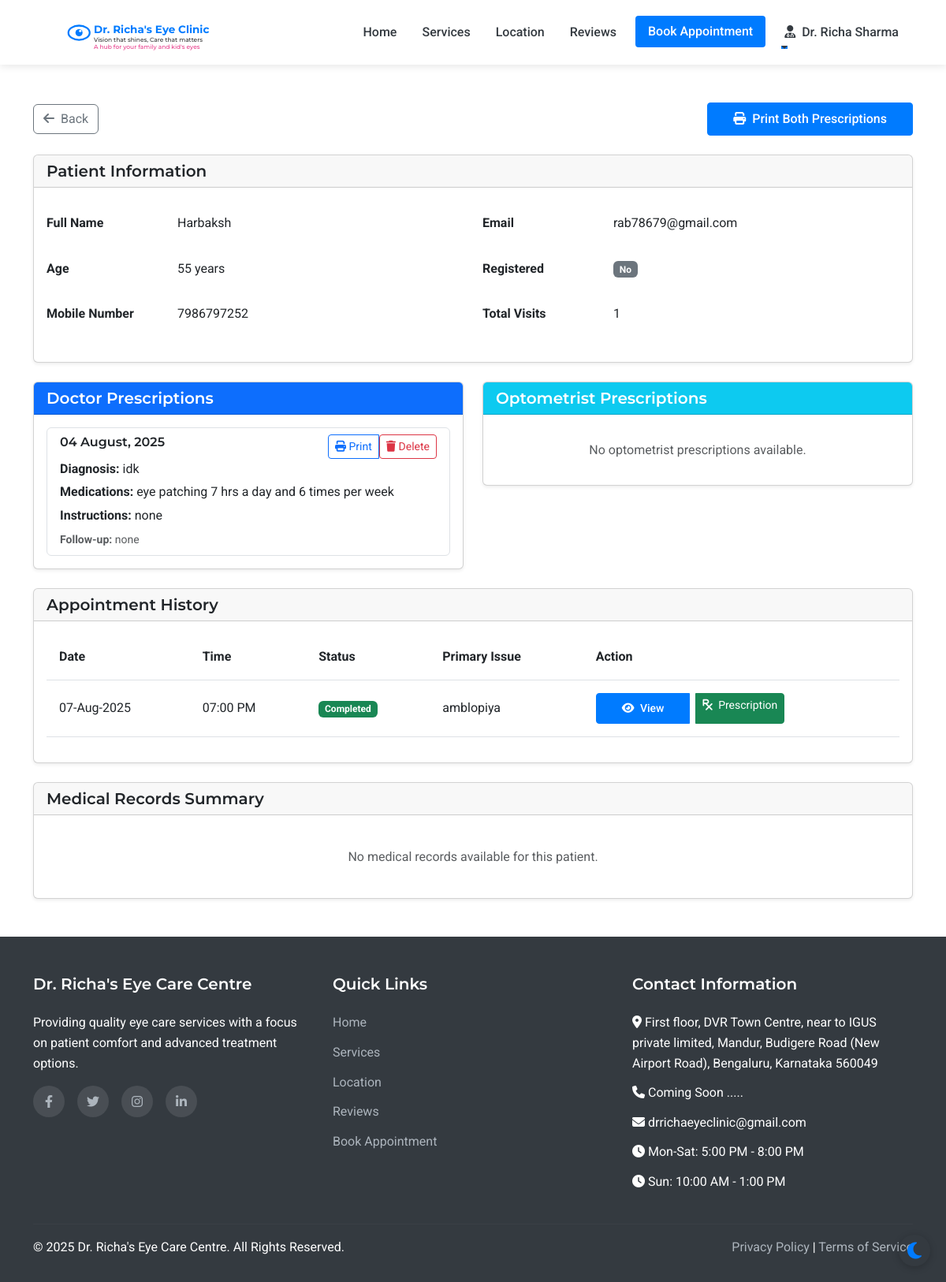
/admin/patient/1 (signed in), run on an earlier commit of the app's database.
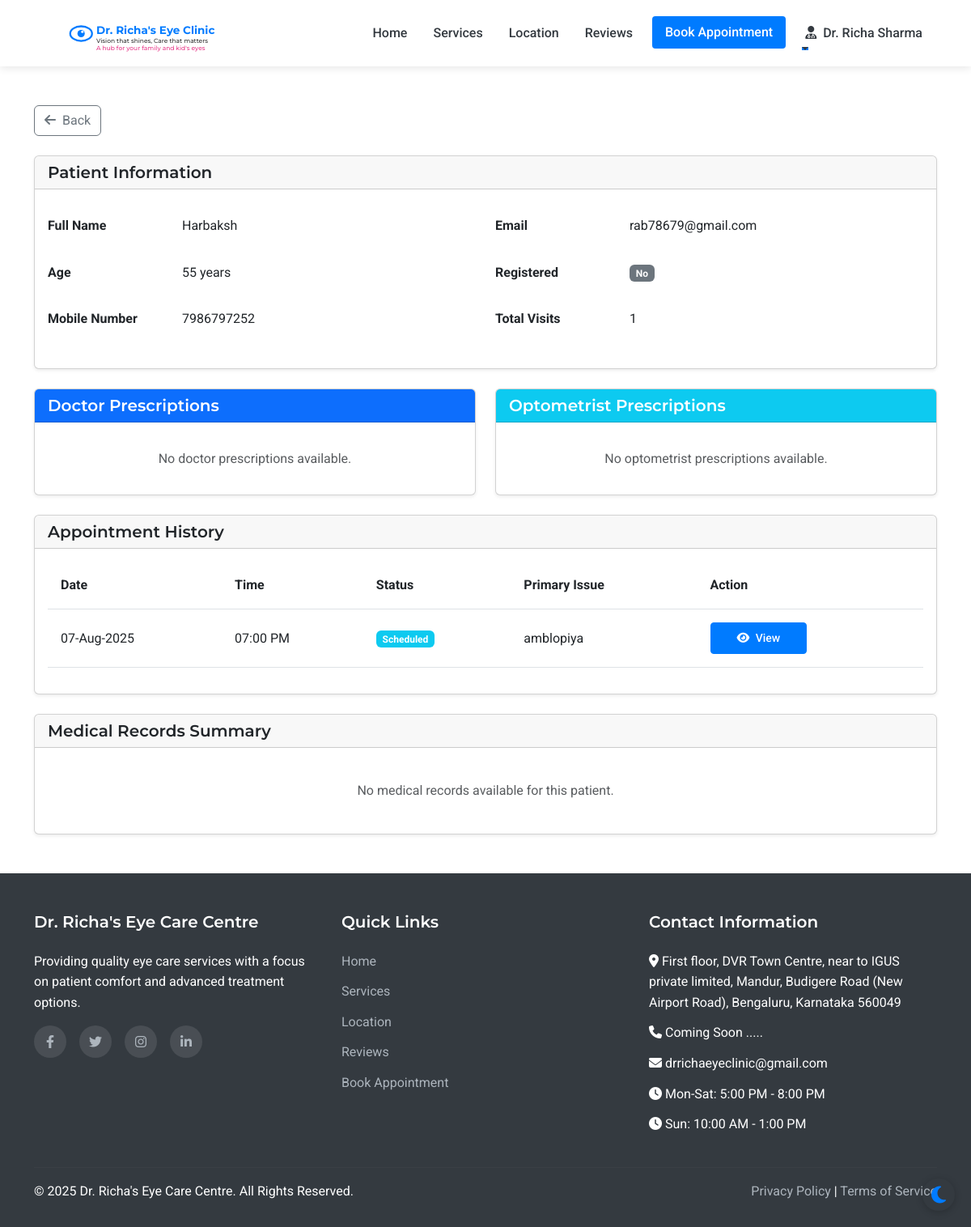
And on a later commit of the database.
### models.py (models this page shows, shortened)
class DoctorPrescription(db.Model):
    id = db.Column(db.Integer, primary_key=True)
    patient_id = db.Column(db.Integer, db.ForeignKey('patient.id'), nullable=False)
    doctor_id = db.Column(db.Integer, db.ForeignKey('doctor.id'), nullable=False)
    prescription_date = db.Column(db.DateTime, default=datetime.utcnow)
    left_eye_findings = db.Column(db.Text, nullable=True)
    right_eye_findings = db.Column(db.Text, nullable=True)
    diagnosis = db.Column(db.Text, nullable=True)
    complaints = db.Column(db.Text, nullable=True)
    history = db.Column(db.Text, nullable=True)
    examination_notes = db.Column(db.Text, nullable=True)
    investigation = db.Column(db.Text, nullable=True)
    fall_risk = db.Column(db.Text, nullable=True)
    immunization = db.Column(db.Text, nullable=True)
    medications = db.Column(db.Text, nullable=True)
    prescribed_eyewear = db.Column(db.Text, nullable=True)
    prognosis = db.Column(db.Text, nullable=True)
    nutritional_advice = db.Column(db.Text, nullable=True)
    plan_of_care = db.Column(db.Text, nullable=True)
    instructions = db.Column(db.Text, nullable=True)
    follow_up = db.Column(db.Text, nullable=True)
    referral_reason = db.Column(db.Text, nullable=True)
    referred_to_cc = db.Column(db.String(200), nullable=True)
    comments = db.Column(db.Text, nullable=True)
    remarks_for_counselor = db.Column(db.Text, nullable=True)
    created_at = db.Column(db.DateTime, default=datetime.utcnow)

class Appointment(db.Model):
    id = db.Column(db.Integer, primary_key=True)
    patient_id = db.Column(db.Integer, db.ForeignKey('patient.id'), nullable=False)
    appointment_date = db.Column(db.Date, nullable=False)
    appointment_time = db.Column(db.Time, nullable=False)
    primary_issue = db.Column(db.Text, nullable=True)
    referral_info = db.Column(db.String(255), nullable=True)
    status = db.Column(db.String(20), default='scheduled')  # scheduled, completed, cancelled
    created_at = db.Column(db.DateTime, default=datetime.utcnow)
    consultation_fee = db.Column(db.Float, nullable=False, default=500.0)
    payment_status = db.Column(db.String(20), default='pending')  # pending, paid

### routes.py (the view)
@app.route('/admin/patient/<int:patient_id>')
@login_required
def admin_patient_view(patient_id):
    if not (isinstance(current_user, Admin) or isinstance(current_user, Assistant) or isinstance(current_user, Doctor)):
        flash('Access denied. Staff privileges required.', 'danger')
        return redirect(url_for('index'))
    if isinstance(current_user, Assistant):
        return_url = url_for('assistant_dashboard')
    elif isinstance(current_user, Doctor):
        return_url = url_for('admin_dashboard')
    else:
        return_url = url_for('admin_dashboard')
    patient = Patient.query.get_or_404(patient_id)
    appointments = Appointment.query.filter_by(patient_id=patient_id).order_by(desc(Appointment.appointment_date)).all()
    return render_template('admin/patient_view.html', patient=patient, appointments=appointments)

### app.py (called while the page is built)
@login_manager.user_loader
def load_user(user_id):
    from models import Doctor, Assistant, Admin, Patient
    try:
        if user_id.startswith('doctor_'):
            return Doctor.query.get(int(user_id.split('_')[1]))
        elif user_id.startswith('assistant_'):
            return Assistant.query.get(int(user_id.split('_')[1]))
        elif user_id.startswith('admin_'):
            return Admin.query.get(int(user_id.split('_')[1]))
        else:
            return Patient.query.get(int(user_id))
    except (ValueError, AttributeError):
        return None

### routes.py (called while the page is built)
@app.context_processor
def inject_now():
    return {'now': datetime.now()}

### templates/admin/patient_view.html (shortened to what the changed rows need)
{% extends 'layout.html' %}
{% block content %}
<div class="container py-5">
    <div class="d-flex justify-content-between align-items-center mb-4">
        <a href="{{ url_for('admin_patients') }}" class="btn btn-outline-secondary">
            <i class="fas fa-arrow-left me-1"></i> Back
        </a>
        {% if patient.doctor_prescriptions or patient.optometrist_prescriptions %}
        <a href="{{ url_for('print_combined_prescription', patient_id=patient.id) }}" class="btn btn-primary" target="_blank">
            <i class="fas fa-print me-1"></i> Print Both Prescriptions
        </a>
        {% endif %}
    </div>
    <div class="row">
        <div class="col-lg-12">
            <div class="card shadow-sm mb-4">
                <div class="card-body">
                    <div class="row">
                        <div class="col-md-6">
                            <table class="table table-borderless">
                                <tr>
                                    <th class="ps-0" style="width: 150px;">Full Name</th>
                                </tr>
                                <tr>
                                    <th class="ps-0">Age</th>
                                </tr>
                                <tr>
                                    <th class="ps-0">Mobile Number</th>
                                </tr>
                            </table>
                        </div>
                        <div class="col-md-6">
                            <table class="table table-borderless">
                                <tr>
                                    <th class="ps-0" style="width: 150px;">Email</th>
                                </tr>
                                <tr>
                                    <th class="ps-0">Registered</th>
                                </tr>
                                <tr>
                                    <th class="ps-0">Total Visits</th>
                                </tr>
                            </table>
                        </div>
                    </div>
                </div>
            </div>
            <div class="row">
                <div class="col-md-6 mb-4">
                    <div class="card shadow-sm">
                        <div class="card-body">
                            {% if patient.doctor_prescriptions %}
                                <div class="list-group">
                                    {% for prescription in patient.doctor_prescriptions|sort(attribute='prescription_date', reverse=true) %}
                                    <div class="list-group-item">
                                        <div class="d-flex w-100 justify-content-between">
                                            <h6 class="mb-1">{{ prescription.prescription_date.strftime('%d %B, %Y') }}</h6>
                                            <div class="btn-group">
                                                <a href="{{ url_for('print_prescription', type='doctor', prescription_id=prescription.id) }}"
                                                   class="btn btn-sm btn-outline-primary" target="_blank">
                                                    <i class="fas fa-print"></i> Print
                                                </a>
                                                <form method="POST" action="{{ url_for('delete_prescription', type='doctor', prescription_id=prescription.id) }}"
                                                      onsubmit="return confirm('Are you sure you want to delete this prescription?')"
                                                      style="display: inline;">
                                                    <button type="submit" class="btn btn-sm btn-outline-danger">
                                                        <i class="fas fa-trash"></i> Delete
                                                    </button>
                                                </form>
                                            </div>
                                        </div>
                                        <p class="mb-1"><strong>Diagnosis:</strong> {{ prescription.diagnosis }}</p>
                                        <p class="mb-1"><strong>Medications:</strong> {{ prescription.medications }}</p>
                                        <p class="mb-1"><strong>Instructions:</strong> {{ prescription.instructions }}</p>
                                        <small class="text-muted"><strong>Follow-up:</strong> {{ prescription.follow_up }}</small>
                                    </div>
                                    {% endfor %}
                                </div>
                            {% else %}
                                <p class="text-muted text-center my-3">No doctor prescriptions available.</p>
                            {% endif %}
                        </div>
                    </div>
                </div>
            </div>
            <div class="card shadow-sm mb-4">
                <div class="card-body">
                    {% if patient.appointments %}
                        <div class="table-responsive">
                            <table class="table table-hover">
                                <thead>
                                    <tr>
                                        <th>Date</th>
                                        <th>Time</th>
                                        <th>Status</th>
                                        <th>Primary Issue</th>
                                        <th>Action</th>
                                    </tr>
                                </thead>
                                <tbody>
                                    {% for appointment in patient.appointments|sort(attribute='appointment_date', reverse=true) %}
                                        <tr>
                                            <td>{{ appointment.appointment_date.strftime('%d-%b-%Y') }}</td>
                                            <td>{{ appointment.appointment_time.strftime('%I:%M %p') }}</td>
                                            <td>
                                                {% if appointment.status == 'scheduled' %}
                                                    <span class="badge bg-info">Scheduled</span>
                                                {% elif appointment.status == 'completed' %}
                                                    <span class="badge bg-success">Completed</span>
                                                {% elif appointment.status == 'cancelled' %}
                                                    <span class="badge bg-danger">Cancelled</span>
                                                {% endif %}
                                            </td>
                                            <td>{{ appointment.primary_issue or 'Not specified' }}</td>
                                            <td>
                                                <div class="btn-group" role="group">
                                                    <a href="{{ url_for('admin_appointment_view', appointment_id=appointment.id) }}" class="btn btn-sm btn-primary me-2">
                                                        <i class="fas fa-eye me-1"></i> View
                                                    </a>
                                                    {% if appointment.status == 'completed' %}
                                                    <a href="{{ url_for('admin_add_prescription', appointment_id=appointment.id) }}" class="btn btn-sm btn-success">
                                                        <i class="fas fa-prescription me-1"></i> Prescription
                                                    </a>
                                                    {% endif %}
                                                </div>
                                            </td>
                                        </tr>
                                    {% endfor %}
                                </tbody>
                            </table>
                        </div>
                    {% else %}
                        <p class="text-muted text-center my-3">No appointment history for this patient.</p>
                    {% endif %}
                </div>
            </div>
                    {% set has_records = false %}
                    {% for appointment in patient.appointments %}
                        {% if appointment.medical_record %}
                            {% set has_records = true %}
                        {% endif %}
                    {% endfor %}
        </div>
    </div>
</div>
{% endblock %}

What changed in the data, as far as the page shows it:
removed DoctorPrescription: prescription_date "04 August, 2025", diagnosis "idk", medications "eye patching 7 hrs a day and 6 times per week", instructions "none", follow_up "none"
changed Appointment "07:00 PM": status "Completed Prescription" → "Scheduled"
Also different on the page:
text no longer shown: "Print Both Prescriptions"
text now shown: "No doctor prescriptions available."
